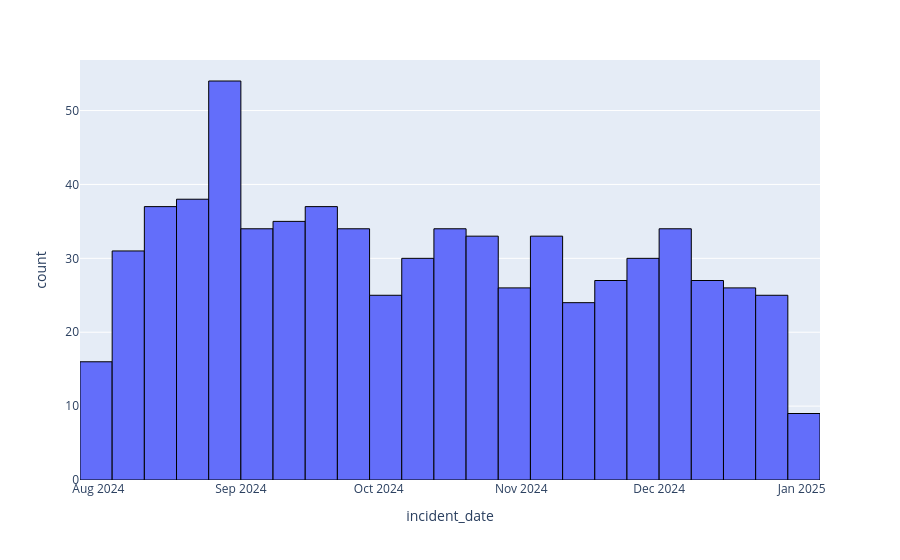

The cell this chart's notebook holds for it:
### Code cell
fig = px.histogram(df, x="incident_date")
fig.update_traces(marker_line_color="black", marker_line_width=1)
fig.show()

### Figure 1 — Plotly figure (JSON) as saved in the notebook; plotly's stock layout.template omitted (floating-point values rounded to 4 significant figures; data arrays with more than 128 entries replaced by an {"elided": "..."} marker saying what was removed)
{"data": [{"bingroup": "x", "hovertemplate": "incident_date=%{x}<br>count=%{y}<extra></extra>", "legendgroup": "", "marker": {"color": "#636efa", "line": {"color": "black", "width": 1}, "pattern": {"shape": ""}}, "name": "", "orientation": "v", "showlegend": false, "type": "histogram", "x": {"elided": "699 str values"}, "xaxis": "x", "yaxis": "y"}], "layout": {"barmode": "relative", "legend": {"tracegroupgap": 0}, "margin": {"t": 60}, "xaxis": {"anchor": "y", "domain": [0, 1], "title": {"text": "incident_date"}}, "yaxis": {"anchor": "x", "domain": [0, 1], "title": {"text": "count"}}}}
